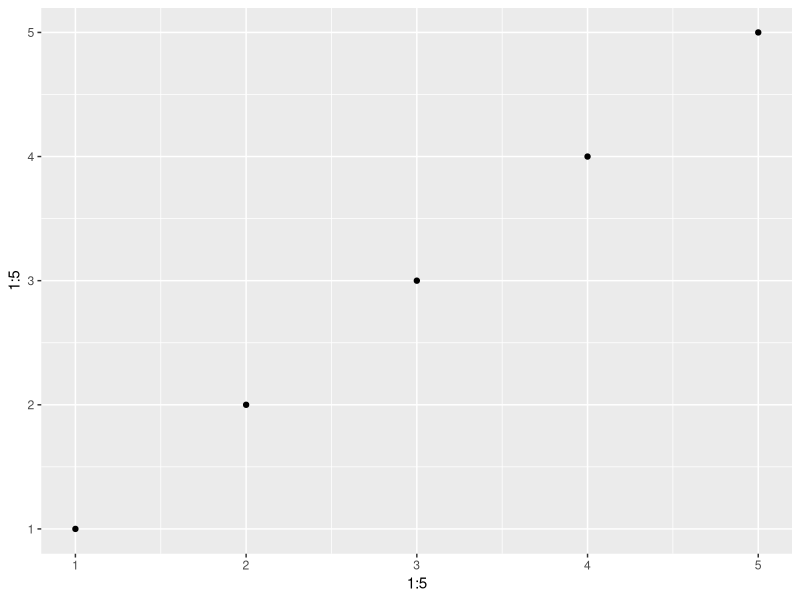
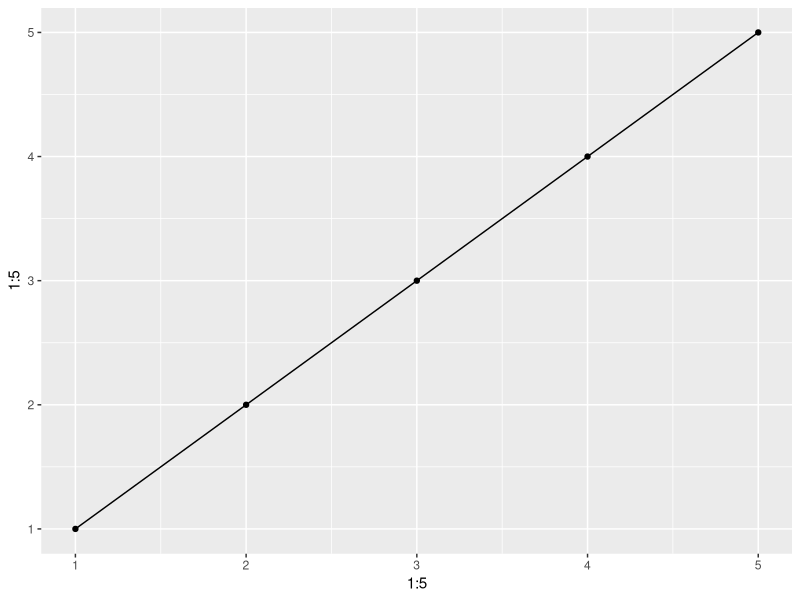
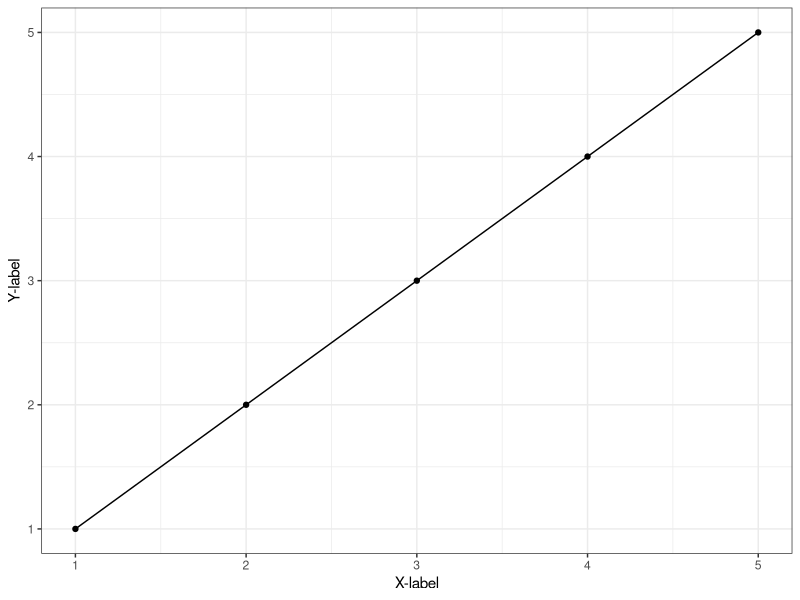
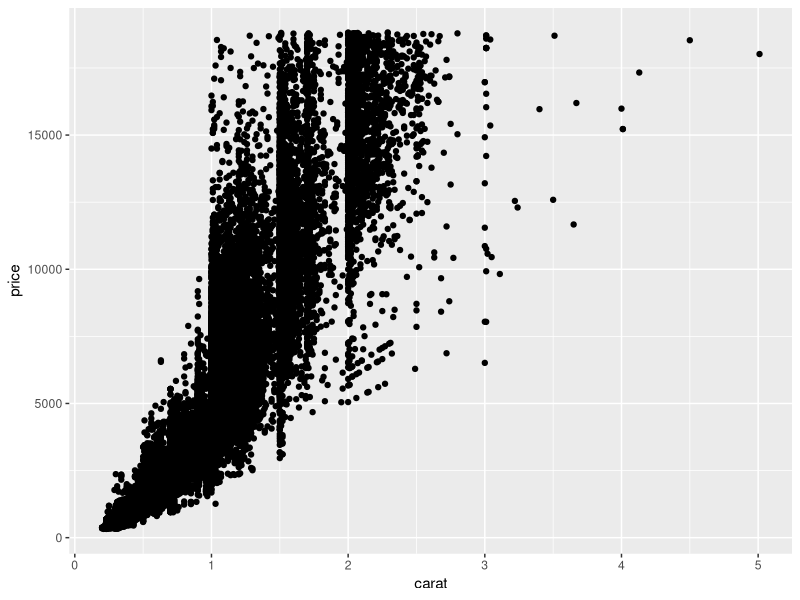
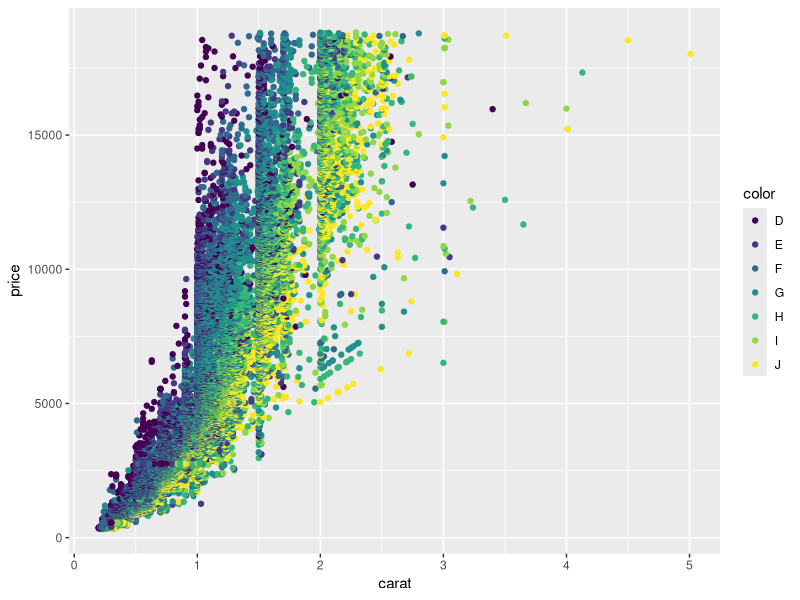
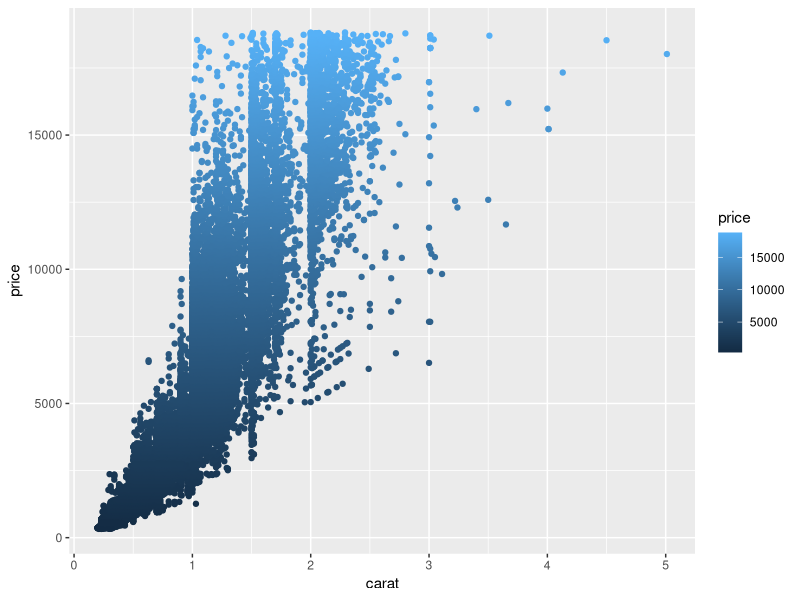

Here is the R script that generated these plots, in order: (Note: this script raises an error after producing the figures.)
setwd("~/work/Articles/VikingThursday/tex/figs/")
library(ggplot2)
library(reshape2)

# slide 5
p <- qplot(1:5, 1:5)
p

# slide 6
p + geom_line()

# slide 7
p + geom_line() + 
    xlab("X-label") + 
    ylab("Y-label") + 
    theme_bw()

# slide 10
ex <- data.frame(matrix(1:9, nrow = 3))
colnames(ex) <- c("Sample1", "Sample2", 
                   "Sample3")
ex$Gene <- c("Gene1", "Gene2", "Gene3")
ex
melt(ex)

# slide 12
p <- ggplot(data = diamonds, 
            mapping = aes(x = carat, y = price)
)

# slide 13
p + geom_point()

# slide 15
p %+% 
    aes(colour = color) + 
    geom_point()

# slide 16
p %+% 
    aes(colour = price) + 
    geom_point()

dat_gl <- data.frame(condition = c("Healthy", "Healthy", "Diseased", "Diseased"),
                     treatment = c("Untreated", "Treated", "Untreated", "Treated"),
                     score = c(10.5, 11, 6.4, 10)
                     )
dat_gl$condition <- relevel(dat_gl$condition, "Diseased")
dat_gl$treatment <- relevel(dat_gl$treatment, "Untreated")

# slide 18
p <- ggplot(dat_gl, 
            aes(
                x = treatment, 
                y = score, 
                group = 
                    condition           
            ))
p + geom_line()

# slide 19
p %+% aes(
    linetype = condition) +
    geom_line()

# slide 20
p <- ggplot(diamonds, 
            aes(x = cut, 
                y = log(carat)
            )
) 
p + geom_boxplot()

# slide 21
p + geom_boxplot(
    aes(colour = cut)
)

# slide 22
p + geom_boxplot(
    aes(fill = cut)
)

# slide 23
p + geom_jitter()

# slide 24
p + geom_jitter(
    alpha = 0.1
)

# slide 25
p + geom_jitter(
    alpha = 0.1
) +
    geom_boxplot(
        aes(fill = cut), 
        width = 0.5
    )

# slide 26
p <- ggplot(diamonds, 
            aes(x = price))
p + geom_histogram()

# slide 27
p + geom_histogram(
    binwidth = 50
) + 
    xlim(c(300, 5000))

# slide 28
p + geom_density(
    fill = "grey"
)

# slide 29
p + geom_histogram(
    aes(y = 
            ..density..), 
    binwidth = 50) +
    geom_density(
        fill = "grey", 
        alpha = 0.5
    ) + xlim(c(300, 5000))

# slide 30
ggplot(diamonds, 
       aes(x = cut)) + 
    geom_bar()

# slide 31
p <- ggplot(dat_gl, 
            aes(x = condition, 
                y = score, 
                group = treatment)
)
p + geom_bar(
    stat = "identity"
)

# slide 33
p + geom_bar(
    stat = "identity", 
    position = "dodge", 
    width = 0.5
)

# slide 34
p <- p + geom_bar(
    stat = "identity", 
    position = 
        position_dodge(0.8), 
    width = 0.5)
p


# slide 35
p + geom_errorbar(
    aes(ymin = score - 1, 
        ymax = score + 1), 
    position = 
        position_dodge(0.8), 
    width = 0.25)

# slide 36
p <- ggplot(diamonds, 
            aes(x = 'a', 
                fill = cut)
) + 
    geom_bar(
        width = 1
    )
p

# slide 37
p + coord_polar(
    theta = 'y'
)

# slide 38
p <- ggplot(diamonds, 
            aes(x = cut, 
                fill = color)
)
p + geom_bar()

# slide 39
p + geom_bar(
    position = 
        "dodge"
)

# slide 41
p <- ggplot(mtcars, 
            aes(mpg, 
                hp,
                colour = 
                    factor(cyl))) + 
    geom_point()
p

# slide 42
p + facet_wrap(~cyl)

# slide 43
p + facet_wrap(~cyl, 
               scales = "free", 
               nrow = 2)

# slide 44
p + facet_grid(~cyl, 
               scales = "free", 
               space = "free")

# slide 45
p <- p + facet_grid(
    cyl~., 
    scales = "free", 
    space = "free")
p

# slide 46
p <- ggplot(diamonds, 
            aes(carat, 
                price, 
                colour = 
                    price)
) + 
    geom_point()
p

# slide 47
p + 
    scale_colour_gradient(
        name = "Dollars",
        low = "red", 
        high = "green")

# slide 48
p + 
    scale_colour_gradient2(
        low = "red", 
        mid = "blue",
        high = "green",
        midpoint = 10000)

# slide 49
p + 
    scale_colour_gradientn(
        colours = rainbow(7)
    )

# slide 51
colScale <- 
    scale_colour_gradientn(
        rescaler = function(x, ...)x, 
        oob = identity, 
        colours=c("red", "red", "green", 
                  "blue", "orange", "orange"), 
        values=c(0, 2000, 5000, 10000, 
                 15000, 20000),
        breaks = c(0, 5000, 9000, 20000),
        limits = c(0, 20000))    

# slide 52
p + 
    colScale

# slide 53
p <- ggplot(mtcars, 
            aes(mpg, 
                hp,
                colour = 
                    factor(cyl))) + 
    geom_point()
p

# slide 54
colScale <- 
    scale_colour_manual(
        values = c('4' = "#7fc97f", 
                   '8' = "#beaed4", 
                   '6' = "#fdc086"),
        labels = c('4' = "Four", '6' = "Six", 
                   '8' = "Eight"),
        breaks = c('6', '8', '4'),
        name = "Cylinders"
    )

# slide 55
p + colScale

# slide 56
p %+% subset(
    mtcars, 
    cyl != 8
)

# slide 57
p %+% subset(
    mtcars, 
    cyl != 8
) + 
    colScale

# slide 58
colScale <- 
    scale_colour_manual(
        values = c('4' = "#7fc97f", 
                   '8' = "#beaed4", 
                   '6' = "#fdc086"),
        labels = c('4' = "Four", '6' = "Six", 
                   '8' = "Eight"),
        breaks = c('6', '8', '4'),
        name = "Cylinders",
        drop = FALSE)

# slide 59
scale_fill_gradient()
scale_fill_gradient2()
scale_fill_gradientn()
scale_fill_manual()

# slide 60
p <- ggplot(diamonds, 
            aes(x = cut)) + 
    geom_bar()
p

# slide 61
xScale <- scale_x_discrete(name = "Cut", 
                           labels = c("Fair" = "F",
                                      "Good" = "G",
                                      "Very Good" = "VG",
                                      "Premium" = "P",
                                      "Ideal" = "I"))
yScale <- scale_y_sqrt("sqrt(counts)",
                       expand = c(0,0))

# slide 62
p + xScale + yScale

# slide 63
p <- ggplot(dat_gl, 
            aes(x = treatment, 
                y = score, 
                shape = condition, 
                linetype = condition, 
                group = condition)) + 
    geom_point() + 
    geom_line()
p

# slide 65
lineScale <- scale_linetype_manual(
    values = c("Healthy" = 1, "Diseased" = 2), 
    labels = c('Healthy' = "A-OK", 
               'Diseased' = "Not so good"),
    breaks = c('Healthy', 'Diseased'),
    name = "Types of object"
)

# slide 66
lineScale2 <- scale_linetype_manual(
    values = c("Healthy" = 1, "Diseased" = 2)
)

# slide 67
shapeScale <- scale_shape_manual(
    values = c("Healthy" = 1, "Diseased" = 2)
)

# slide 68
scale_alpha_continuous()
scale_alpha_manual()

# slide 69
p

# slide 70
p + guides(
    shape = FALSE
)

# slide 71
p + guides(
    shape = FALSE, 
    linetype = FALSE
)

# slide 72
p + theme_bw()

# slide 73
p + theme_classic()

# slide 76
p + theme(axis.text.x = 
              element_text(
                  family = 
                      "Comic Sans MS", 
                  colour = "red", 
                  angle = 90, 
                  face = "bold.italic", 
                  vjust = 0.5, hjust = 1
              ))

# slide 77
p + theme(
    legend.title = 
        element_blank(),
    axis.title =
        element_blank()
)

# slide 78
p + theme_classic(
    base_size = 20, 
    base_family = 
        "Arial") +
    theme(
        axis.title.x = 
            element_blank()
    )    

# slide 79
set.seed(1)
mat <- matrix(rnorm(600), ncol = 6)
colnames(mat) <- 
    paste(rep(c("p1", "p2", "p3"), 2), 
          rep(c("baseline", "treated"), 
              each = 3))
rownames(mat) <- paste0("Gene", 
                        seq_len(nrow(mat)))

# slide 80
mat2 <- melt(mat)
mat2$condition <- sub("p\\d ", 
                      "", mat2$Var2)
mat2$Var2 <- sub("(p\\d).+", 
                 "\\1", mat2$Var2)
colnames(mat2) <- c("Gene", "Participant", 
                    "Score", "Condition")
mat2$Significant <- abs(mat2$Score) > 2.5

# slide 82
p <- ggplot(mat2, aes(
    x = Participant, 
    y = Gene, 
    fill = Score)) +
    geom_tile() +
    facet_wrap(
        ~Condition)
p

# slide 83
myTheme <- theme(
    axis.text.y = element_blank(),
    axis.title = element_blank(),
    axis.ticks.y = element_blank()
)

# slide 84
p + myTheme

# slide 85
xScale <- scale_x_discrete(
    labels = c("p1" = "Bob",
               "p2" = "Jim",
               "p3" = "Johnny"),
    expand = c(0,0)
)

# slide 86
p + myTheme + 
    xScale 

# slide 87
fillScale <- 
    scale_fill_gradientn(colours=
                             c("#d7191c", "#d7191c", "#fdae61", 
                               "#ffffbf", "#a6d96a", "#1a9641", 
                               "#1a9641"
                             ), rescaler = function(x, ...)x, 
                         oob = identity, 
                         values=c(-5, -2.5, -1.25, 0, 1.25, 2.5, 5),
                         breaks = c(-2.5, -1.25, 0, 1.25, 2.5),
                         limits = c(-3, 3))

# slide 88
p + myTheme + 
    xScale +
    fillScale

# slide 89
labelConversion <- list(
    "baseline" = "Baseline", 
    "treated" = "Treated"
)
c_labeller <- function(variable,value){
    return(labelConversion[value])
}

# slide 90
p <- p + myTheme + 
    xScale +
    fillScale +
    facet_grid(~Condition, 
               labeller=c_labeller
    )
p

# slide 91
p %+% aes(
    colour = Significant
)

# slide 92
colScale <- scale_colour_manual(
    name = element_blank(),
    values = c("TRUE" = "black", "FALSE" = NA),
    labels = c("TRUE" = "Significant"),
    limits = "TRUE")

# slide 93
p %+% 
    aes(
        colour = Significant
    ) + 
    colScale + 
    geom_tile(size = 0.5)

# slide 94
alphaScale <- scale_alpha_manual(
    name = element_blank(),
    values = c("TRUE" = 1, "FALSE" = 0),
    guide = FALSE)

# slide 95
p + geom_tile(
    aes(
        colour = Significant, 
        alpha = Significant), 
    size = 0.5) + 
    colScale + 
    alphaScale    
